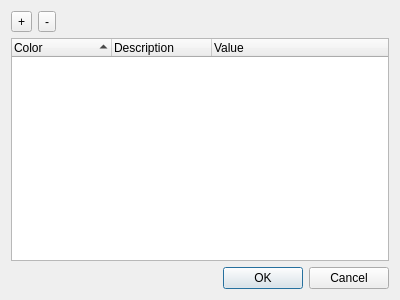
<?xml version="1.0" encoding="UTF-8"?>
<ui version="4.0">
 <class>ConnectionColorsDialog</class>
 <widget class="QDialog" name="ConnectionColorsDialog">
  <property name="geometry">
   <rect>
    <x>0</x>
    <y>0</y>
    <width>400</width>
    <height>300</height>
   </rect>
  </property>
  <property name="windowTitle">
   <string>Connection Colors</string>
  </property>
  <layout class="QGridLayout" name="gridLayout">
   <item row="0" column="0">
    <widget class="QToolButton" name="addButton">
     <property name="toolTip">
      <string>Add new color identifier</string>
     </property>
     <property name="text">
      <string>+</string>
     </property>
    </widget>
   </item>
   <item row="0" column="1">
    <widget class="QToolButton" name="deleteButton">
     <property name="toolTip">
      <string>Delete currently selected color</string>
     </property>
     <property name="text">
      <string>-</string>
     </property>
    </widget>
   </item>
   <item row="0" column="2">
    <spacer name="horizontalSpacer">
     <property name="orientation">
      <enum>Qt::Horizontal</enum>
     </property>
     <property name="sizeHint" stdset="0">
      <size>
       <width>324</width>
       <height>20</height>
      </size>
     </property>
    </spacer>
   </item>
   <item row="1" column="0" colspan="3">
    <widget class="QTreeWidget" name="treeWidget">
     <property name="alternatingRowColors">
      <bool>true</bool>
     </property>
     <property name="rootIsDecorated">
      <bool>false</bool>
     </property>
     <property name="itemsExpandable">
      <bool>false</bool>
     </property>
     <property name="sortingEnabled">
      <bool>true</bool>
     </property>
     <property name="allColumnsShowFocus">
      <bool>true</bool>
     </property>
     <column>
      <property name="text">
       <string>Color</string>
      </property>
     </column>
     <column>
      <property name="text">
       <string>Description</string>
      </property>
     </column>
     <column>
      <property name="text">
       <string>Value</string>
      </property>
     </column>
    </widget>
   </item>
   <item row="2" column="0" colspan="3">
    <widget class="QDialogButtonBox" name="buttonBox">
     <property name="orientation">
      <enum>Qt::Horizontal</enum>
     </property>
     <property name="standardButtons">
      <set>QDialogButtonBox::Cancel|QDialogButtonBox::Ok</set>
     </property>
    </widget>
   </item>
  </layout>
 </widget>
 <resources/>
 <connections>
  <connection>
   <sender>buttonBox</sender>
   <signal>accepted()</signal>
   <receiver>ConnectionColorsDialog</receiver>
   <slot>accept()</slot>
   <hints>
    <hint type="sourcelabel">
     <x>248</x>
     <y>254</y>
    </hint>
    <hint type="destinationlabel">
     <x>157</x>
     <y>274</y>
    </hint>
   </hints>
  </connection>
  <connection>
   <sender>buttonBox</sender>
   <signal>rejected()</signal>
   <receiver>ConnectionColorsDialog</receiver>
   <slot>reject()</slot>
   <hints>
    <hint type="sourcelabel">
     <x>316</x>
     <y>260</y>
    </hint>
    <hint type="destinationlabel">
     <x>286</x>
     <y>274</y>
    </hint>
   </hints>
  </connection>
 </connections>
</ui>
